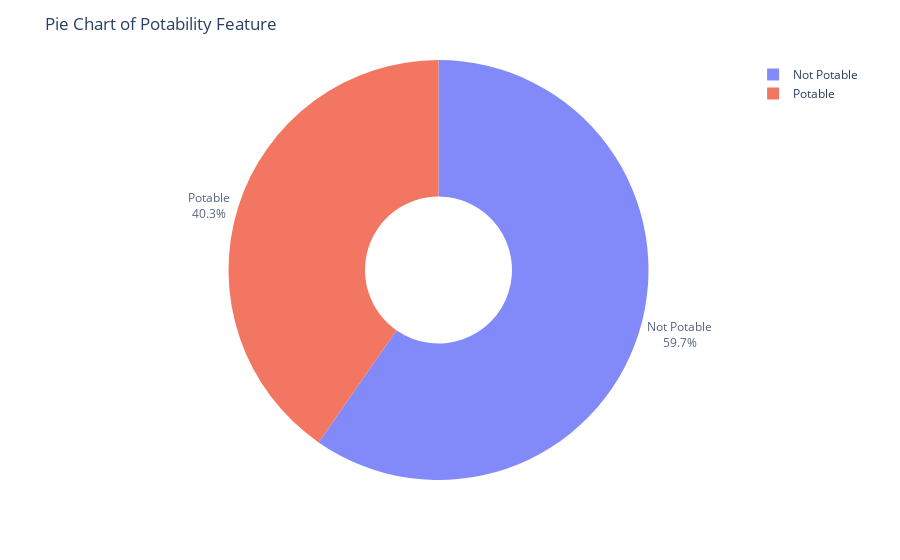

This figure's notebook cell:
### Code cell
#plotting the distribution of the water
d = pd.DataFrame(df["Potability"].value_counts())
fig = px.pie(d, values = "Potability", names = ["Not Potable", "Potable"], hole = 0.35, opacity = 0.8,
            labels = {"label" :"Potability","Potability":"Number of Samples"})
fig.update_layout(title = dict(text = "Pie Chart of Potability Feature"))
fig.update_traces(textposition = "outside", textinfo = "percent+label")
fig.show()

### Figure 1 — Plotly figure (JSON) as saved in the notebook; plotly's stock layout.template omitted (floating-point values rounded to 4 significant figures)
{"data": [{"domain": {"x": [0, 1], "y": [0, 1]}, "hole": 0.35, "hovertemplate": "label=%{label}<br>Number of Samples=%{value}<extra></extra>", "labels": ["Not Potable", "Potable"], "legendgroup": "", "name": "", "opacity": 0.8, "showlegend": true, "textinfo": "percent+label", "textposition": "outside", "type": "pie", "values": [1200, 811]}], "layout": {"legend": {"tracegroupgap": 0}, "margin": {"t": 60}, "title": {"text": "Pie Chart of Potability Feature"}}}
